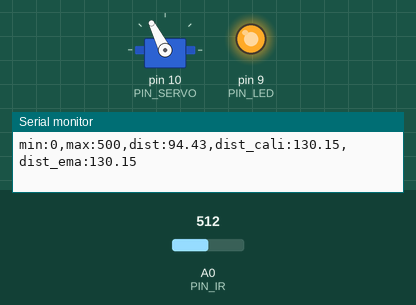
Recording of a sketch running on a simulated Arduino Uno, built with avr-gcc and run on an emulated ATmega328P. Shown: servo, output pins drawn as LEDs (lit = HIGH), the last lines printed to the serial monitor. Inputs (shaded band) come from the test bench; at power-on: A0 (PIN_IR) = 512.

Above: at 1.2 s.
1.3 s: A0 (PIN_IR) set to 295
4.3 s: A0 (PIN_IR) set to 273
At 4.9 s:
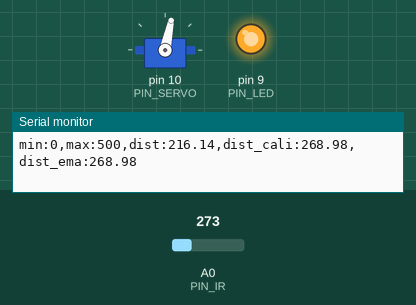
5.8 s: A0 (PIN_IR) set to 306
At 7.0 s:
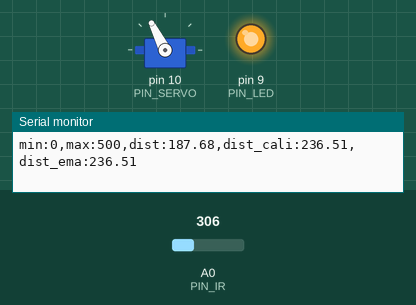
7.3 s: A0 (PIN_IR) set to 245
At 8.7 s:
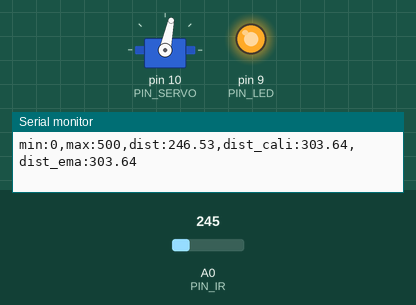
Timing chart, 0 to 9.8 s (numbered marks = the images above; inputs shaded):
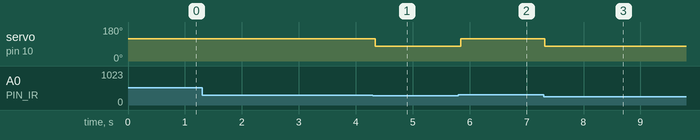

The sketch:

21_bbc_20203092.ino
```cpp
#include <Servo.h>

// Arduino pin assignment
#define PIN_IR A0
#define PIN_LED 9
#define PIN_SERVO 10

// configurable parameters
#define _DUTY_MIN 1350 // servo full clockwise position (0 degree)
#define _DUTY_NEU 1550  // servo neutral position (90 degree)
#define _DUTY_MAX 1750  // servo full counterclockwise position (180 degree)

// global variables
float dist_raw, dist_prev, dist_ema, dist_prev_ema = 0, alpha = 0.3; // unit: mm
int a, b; // unit: mm
Servo myservo;

void setup() {
// initialize GPIO pins
  pinMode(PIN_LED,OUTPUT);
  digitalWrite(PIN_LED, 1);

  myservo.attach(PIN_SERVO);
  myservo.writeMicroseconds(_DUTY_NEU);

// initialize USS related variables
  dist_raw = dist_prev = 0.0; // raw distance output from USS (unit: mm)

// initialize serial port
  Serial.begin(57600);

  a = 68;
  b = 331;
}

float ir_distance(void){ // return value unit: mm
  float val;
  float volt = float(analogRead(PIN_IR));
  val = ((6762.0/(volt-9.0))-4.0) * 10.0;
  return val;
}

void loop() {
  dist_raw = ir_distance();
  float dist_cali = 100 + 300.0 / (b - a) * (dist_raw - a);
  dist_ema = alpha*dist_cali + (1-alpha)*dist_prev_ema;
  dist_prev_ema = dist_ema;

  Serial.print("min:0,max:500,dist:");
  Serial.print(dist_raw);
  Serial.print(",dist_cali:");
  Serial.print(dist_cali);
  Serial.print(",dist_ema:");
  Serial.println(dist_ema);

  if (dist_ema < 255){
    myservo.writeMicroseconds(_DUTY_MAX);
  }
  else{
    myservo.writeMicroseconds(_DUTY_MIN);
  }
  delay(20);
}
```

Measured:
- the behaviour switches between 287 and 286 on A0 (PIN_IR) (found by bisection; images 0 and 1)
- after the input at 4.3 s, servo on pin 10 (PIN_SERVO): 117° → 78° at once
- after the input at 5.8 s, servo on pin 10 (PIN_SERVO): 78° → 117° at once
- after the input at 7.3 s, servo on pin 10 (PIN_SERVO): 117° → 78° at once
